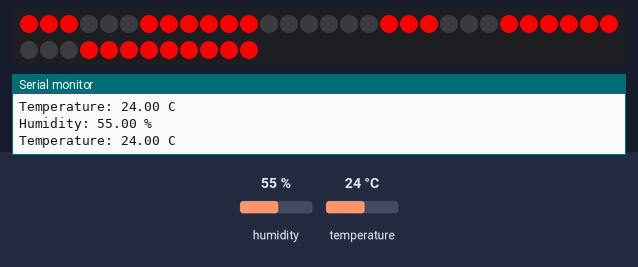
A sketch run on a simulated Arduino Uno, built with avr-gcc and run on an emulated ATmega328P. Shown: 42 RGB LEDs in strip order, left to right, continuing on the next row, the last lines printed to the serial monitor. The test bench sets the inputs (shaded band); at power-on: humidity 55 %, temperature 24 °C.

Above: at 6.8 s.
6.9 s: humidity set to 88 %
At 16.4 s:
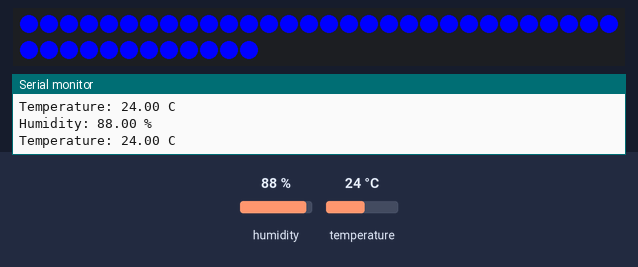
18.8 s: temperature set to 12 °C
At 25.1 s:
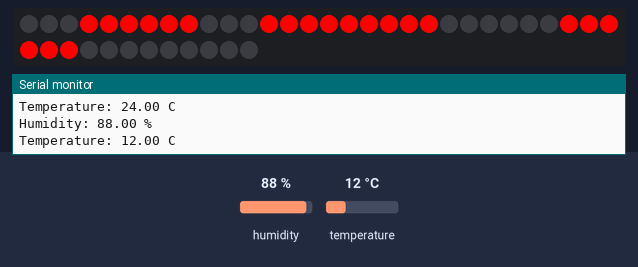
28.5 s: humidity set to 22 %
At 33.7 s:
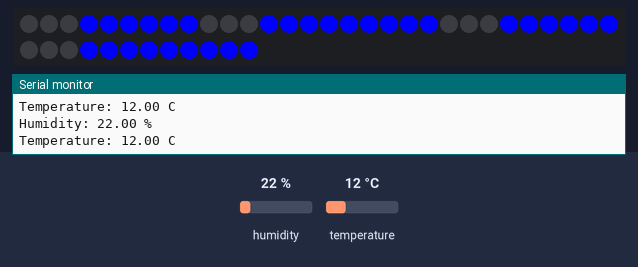
37.5 s: temperature set to 19 °C
At 42.5 s:
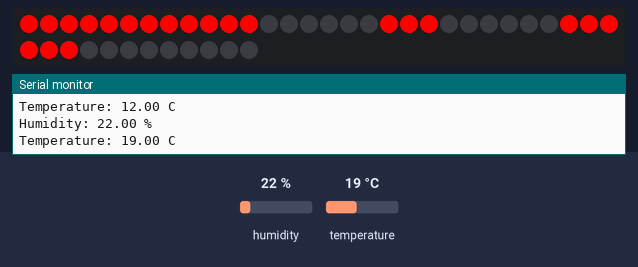
Timing chart, 0 to 44.0 s (numbered marks = the images above; inputs shaded):
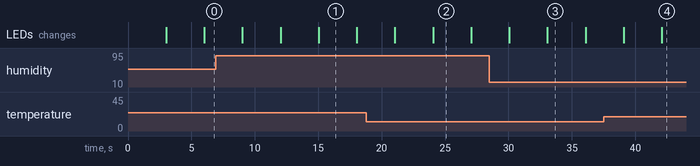

The sketch:

code.ino
```cpp
#include <Adafruit_NeoPixel.h>
#include <DHT.h>

#define PIXELS_PER_SEGMENT  3
#define DIGITS              2
#define PIN                 5
#define DHTPIN              4
#define DHTTYPE             DHT22   // Sensor DHT 22  (AM2302)

DHT dht(DHTPIN, DHTTYPE);

byte segments[10] = {
  0b1111110,
  0b0011000,
  0b0110111,
  0b0111101,
  0b1011001,
  0b1101101,
  0b1101111,
  0b0111000,
  0b1111111,
  0b1111001
};

Adafruit_NeoPixel strip = Adafruit_NeoPixel(PIXELS_PER_SEGMENT * 7 * DIGITS, PIN, NEO_GRB + NEO_KHZ800);

void setup()
{
  strip.begin();
  Serial.begin(9600);
  dht.begin();
}

void writeNum(int num, int type) {
  for (int i = 0; i <= DIGITS - 1; i++) {
    writeDigit(i, num % 10, type);
    num /= 10;
  }
}

void writeDigit(int index, int value, int type) {
  byte seg = segments[value];
  for (int i = 6; i >= 0; i--) {
    int offset = index * (PIXELS_PER_SEGMENT * 7) + i * PIXELS_PER_SEGMENT;

    uint32_t color = 0;
    if (type == 1){
      color = seg & 0x01 != 0 ? strip.Color(255, 0, 0) : strip.Color(0, 0, 0);
    }else{
      color = seg & 0x01 != 0 ? strip.Color(0, 0, 255) : strip.Color(0, 0, 0);
    }

    for (int x = offset; x < offset + PIXELS_PER_SEGMENT; x++) {
      strip.setPixelColor(x, color);
    }
    seg = seg >> 1;
  }
}

void clearDisplay() {
  for (int i = 0; i < strip.numPixels(); i++) {
    strip.setPixelColor(i, strip.Color(0, 0, 0));
  }
}

void loop()
{
    clearDisplay();

    // Read Humidity
    float h = dht.readHumidity();
    // Read  temperature Celsius
    float t = dht.readTemperature();

    Serial.print("Humidity: ");
    Serial.print(h);
    Serial.println(" %");

    Serial.print("Temperature: ");
    Serial.print(t);
    Serial.println(" C  ");

    writeNum(t,1);// temp - 1=color red
    strip.show();
    delay(3000);


    writeNum(h,0);// humidity - 0=color blue
    strip.show();
    delay(3000);

}
```

Measured:
- after the input at 6.9 s, the LEDs: first differ from a run without the input after 8.1 s (image 1)
- after the input at 18.8 s, the LEDs: first differ from a run without the input after 5.3 s (image 2)
- after the input at 28.5 s, the LEDs: first differ from a run without the input after 4.6 s (image 3)
- after the input at 37.5 s, the LEDs: first differ from a run without the input after 4.6 s (image 4)
- what the display in image 1 shows lasts 3.0 s, from 15.0 s to 18.0 s
